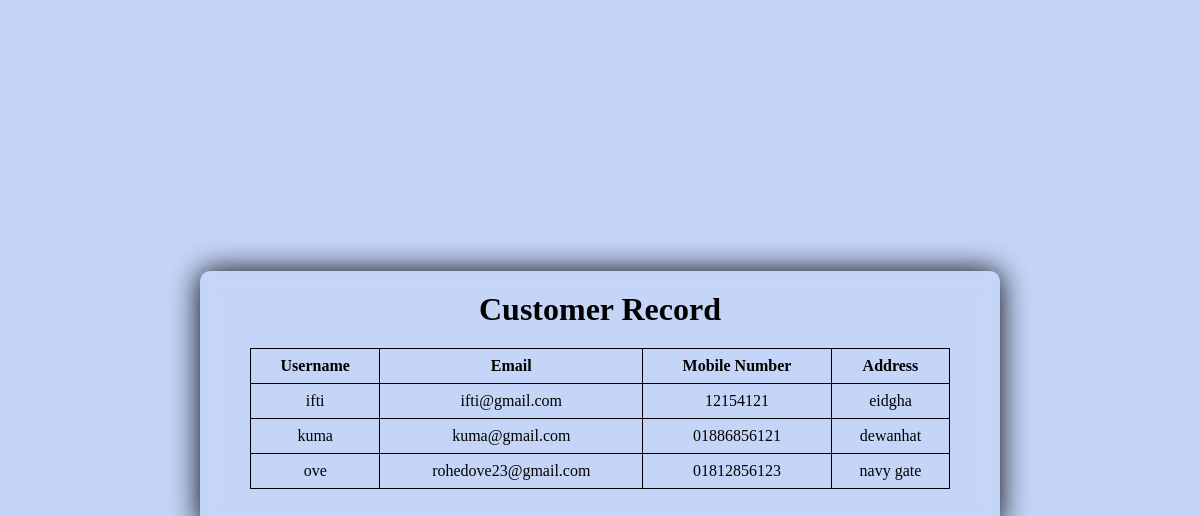
The page /admin/cusrecord.php (signed in) on the database its author committed.
### tables this page shows
CREATE TABLE `customer` (
  `cust_id` int(50) NOT NULL,
  `username` varchar(50) NOT NULL,
  `Address` text NOT NULL,
  `email` varchar(50) NOT NULL,
  `phone` varchar(50) NOT NULL,
  `password` varchar(50) NOT NULL
);

### admin/cusrecord.php (the view, shortened to what this page needs)
<!DOCTYPE html>
<html>
<head>
</head>
<body>
  <div class="main">
    <div class="box">
      <?php
      include('../connection.php');
      $sql = "SELECT * FROM customer";
      $result = $con->query($sql);
      ?>
      <h1>Customer Record</h1>
      <div class="table-container">
        <table>
          <tr>
            <th>Username</th>
            <th>Email</th>
            <th>Mobile Number</th>
            <th>Address</th>
          </tr>
          <?php
          if ($result->num_rows > 0) {
            while ($row = $result->fetch_assoc()) {
              echo "<tr>";
              echo "<td>" . $row["username"] . "</td>";
              echo "<td>" . $row["email"] . "</td>";
              echo "<td>" . $row["phone"] . "</td>";
              echo "<td>" . $row["Address"] . "</td>";
              echo "</tr>";
            }
          } else {
            echo "0 results";
          }
          ?>
        </table>
      </div>
    </div>
  </div>
</body>
</html>

### admin/cusrecord.php (style rules this page uses)
* { margin: 0; padding: 0; }
body { font-family: Times New Roman, serif; color: rgb(0, 0, 0); background: white; }
.main { display: flex; align-items: center; justify-content: center; min-height: 95vh; background: #C5D5F8; }
.box { text-align: center; width: 800px; min-height: 50px; backdrop-filter: blur(10px); box-shadow: 0 0 30px rgb(0, 0, 0); border-radius: 10px; margin-top: 10vh; margin-bottom: 5vh; }
.box h1 { padding-top: 20px; }
.table-container { width: fit-content; height: 100%; margin: auto; margin-top: 20px; padding-bottom: 40px; }
table { border-collapse: collapse; width: 700px; }
th, td { border: 1px solid black; padding: 8px; text-align: center; }

### rows shown on the page
customer: username "ifti", email "ifti@gmail.com", phone "12154121", Address "eidgha"
customer: username "kuma", email "kuma@gmail.com", phone "01886856121", Address "dewanhat"
customer: username "ove", email "rohedove23@gmail.com", phone "01812856123", Address "navy gate"
